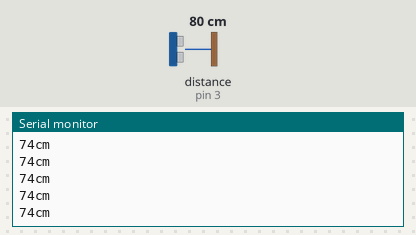
The sketch below on a simulated Arduino Uno, built with avr-gcc and run on an emulated ATmega328P. On the bench: the last lines printed to the serial monitor. Wiring (inferred from the names in the program): ultrasonic range finder: trigger pin 2; echo pin 3. The test bench sets the inputs (shaded band); at power-on: distance to the obstacle (sensor on pin 3) 80 cm. The echo pulse lasts 58.3 µs per cm.

Above: at 1.2 s.
1.3 s: distance to the obstacle (sensor on pin 3) set to 2 cm
At 1.48 s:
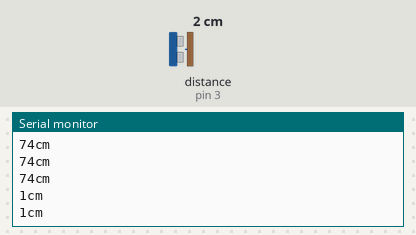
2.8 s: distance to the obstacle (sensor on pin 3) set to 120 cm
At 2.89 s:
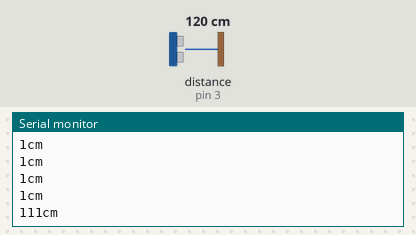
Timing chart, 0 to 5.8 s (numbered marks = the images above; inputs shaded):
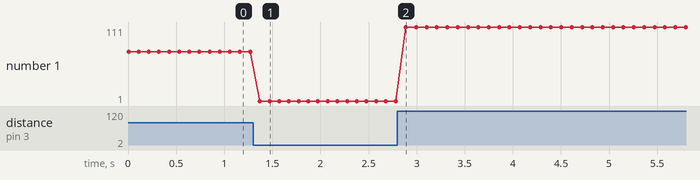

Measured:
- after the input at 1.3 s, the serial monitor: prints a new line after 0.07 s (image 1)
- after the input at 2.8 s, the serial monitor: prints a new line after 0.09 s (image 2)
- plotted number 1: 74 → 1 after the input at 1.3 s, 1 → 111 after the input at 2.8 s

The sketch:

_4HC_SR04.ino.ino
```cpp
int trig = 2;
int echo = 3;
void setup() {
  // put your setup code here, to run once:
  Serial.begin(9600);
  pinMode(trig, OUTPUT);
  pinMode(echo, INPUT);
}

void loop() {
  // put your main code here, to run repeatedly:
  digitalWrite(trig, HIGH);
  delayMicroseconds(10);
  digitalWrite(trig, LOW);
  int distance = pulseIn(echo, HIGH) * 320 / 2 / 10000;
  Serial.print(distance);
  Serial.println("cm");
  delay(100);
}
```
